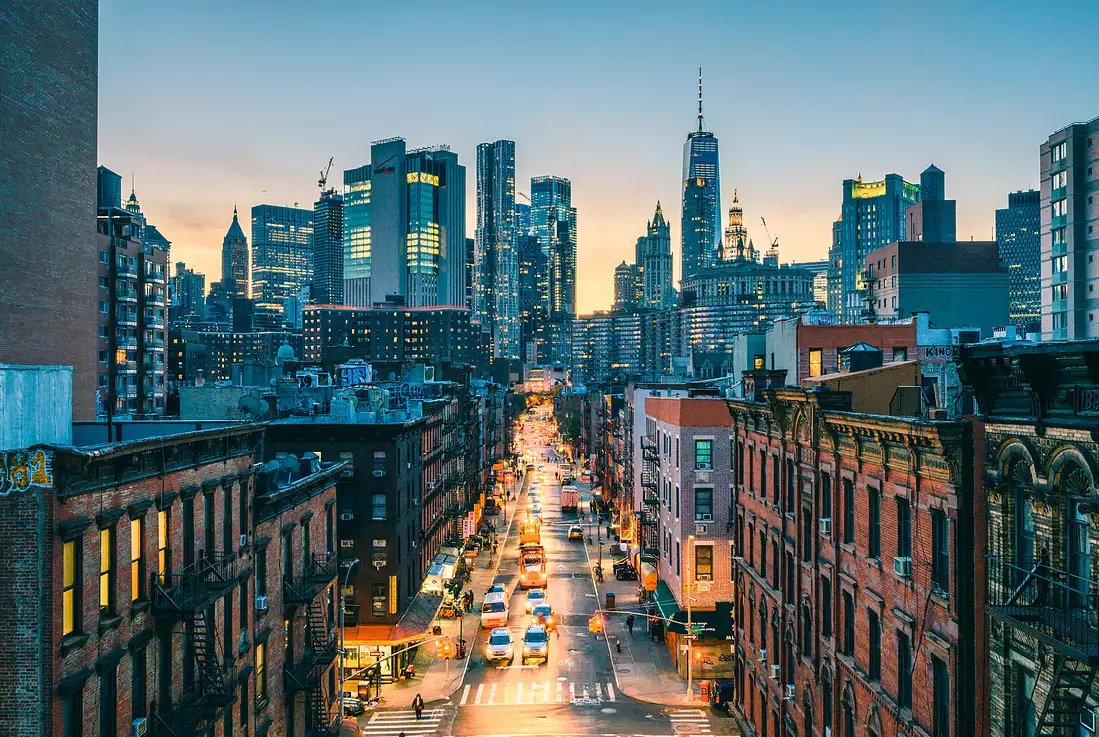
//> input picture TestingSource/pointTest_2.png, 1099 x 737 px, given in place of the camera
$ ./Moving_Track   (built with g++ and OpenCV 4)
//> lines starting //> are read from the running program, lines starting //| are printed output that depends on the picture; after the words box and inside, x2 and y2 are one past the last pixel; in counts of white or black regions, pixels touching at a corner belong together
#include <opencv2/opencv.hpp>
#include <iostream>
using namespace cv;
using namespace std;

// �Ʒ��� �ּ�ó�� -> ���ϴ� �������� ������

#define WEBCAM
bool mouse_is_pressing = false;
int start_x, start_y, end_x, end_y;
int step = 0;
Mat img_color;
Rect roi;
void swap(int* v1, int* v2) {
	int temp = *v1;
	*v1 = *v2;
}
void mouse_callback(int event, int x, int y, int flags, void* userdata)
{
	Mat img_result = img_color.clone();
	if (event == EVENT_LBUTTONDOWN) {
		step = 1;
		mouse_is_pressing = true;
		start_x = x;
		start_y = y;
	}
	else if (event == EVENT_MOUSEMOVE) {
		if (mouse_is_pressing) {
			end_x = x;
			end_y = y;
			step = 2;
		}
	}
	else if (event == EVENT_LBUTTONUP) {
		mouse_is_pressing = false;
		end_x = x;
		end_y = y;
		step = 3;
	}
}
int main()
{
	Mat img_hsv, img_mask, img_ROI;
	Mat objectHistogram;
	int channels[] = { 0 };
	int hsize[] = { 64 };
	float range1[] = { 0, 180 };
	const float* histRange[] = { range1 };
#ifdef WEBCAM
	VideoCapture cap(0);
#else
	VideoCapture cap("note.mp4");
#endif
	if (!cap.isOpened()) {
		cerr << "video ����\n";
		return -1;
	}
	namedWindow("Color", 1);
	setMouseCallback("Color", mouse_callback);
#ifndef WEBCAM
	Mat img_sceen;
	cap.read(img_sceen);
#endif
	while (1)
	{
#ifdef WEBCAM
		cap.read(img_color);
//> img_color is the input picture: 737 rows x 1099 cols, CV_8UC3; mean B, G, R 111.5, 108.8, 89.2
//> the left mouse button is pressed at (274, 184)
//> the mouse is dragged to (549, 368)
//> the mouse is dragged to (824, 552)
//> the button is released at (824, 552)
#else
		if (step == 4)
			cap.read(img_color);
		else
			img_sceen.copyTo(img_color);
#endif
		if (img_color.empty()) {
			cerr << "�� ������ ĸ��.\n";
			break;
		}
		switch (step)
		{
		case 1:
			circle(img_color, Point(start_x, start_y), 10, Scalar(0, 255, 0), -1);
			break;
		case 2:
			rectangle(img_color, Point(start_x, start_y), Point(end_x, end_y), Scalar(0, 255, 0), 3);
			break;
		case 3:
			if (start_x > end_x) {
				swap(&start_x, &end_x);
				swap(&start_y, &end_y);
			}
			roi = Rect(start_x, start_y, end_x - start_x, end_y - start_y);
			cvtColor(img_color, img_hsv, COLOR_BGR2HSV);
//> img_hsv: 737 rows x 1099 cols, CV_8UC3; mean H, S, V 77.4, 126.6, 126.5
			img_ROI = Mat(img_hsv, roi);
//> img_ROI: 368 rows x 550 cols, CV_8UC3; mean H, S, V 77.1, 145.8, 120
			inRange(img_ROI, Scalar(0., 60., 60.), Scalar(180., 255., 255.), img_mask);
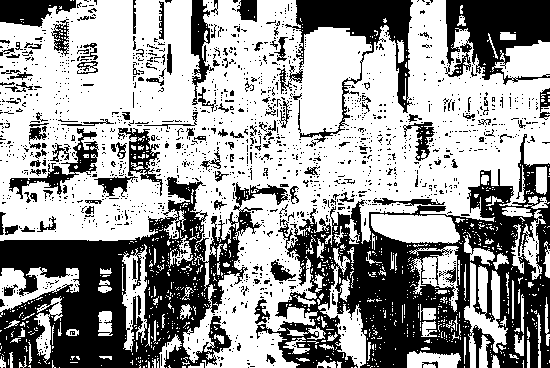
//> img_mask: 368 rows x 550 cols, CV_8UC1; 61.3% white; 1702 black regions (1561 under 20 px), largest, box (x1, y1, x2, y2) and area: (256, 134, 550, 368) 26572, (0, 177, 288, 368) 23340, (444, 0, 550, 85) 5528
			imshow("ROI", img_ROI);
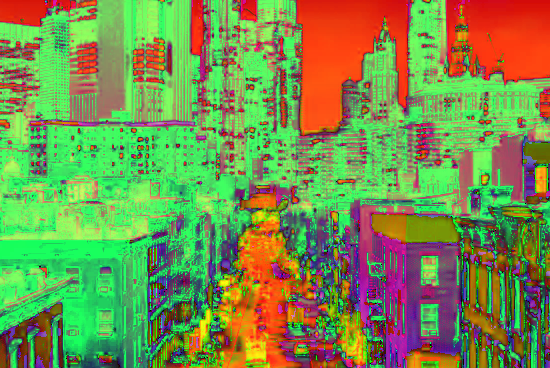
//> window 'ROI': 368 rows x 550 cols, CV_8UC3; mean B, G, R 77.1, 145.8, 120
			calcHist(&img_ROI, 1, channels, img_mask, objectHistogram, 1, hsize, histRange);
//> objectHistogram = 64 values, max 37607 at index 34, min 2 at index 53, mean 1939.2
			normalize(objectHistogram, objectHistogram, 0, 255, NORM_MINMAX);
//> objectHistogram = 64 values, max 255 at index 34, min 0 at index 53, mean 13.14
			step++;
			break;

		case 4:
			Mat bp;
			cvtColor(img_color, img_hsv, COLOR_BGR2HSV);
			calcBackProject(&img_hsv, 1, channels, objectHistogram, bp, histRange);
			// Tracking
			meanShift(bp, roi, TermCriteria(TermCriteria::EPS | TermCriteria::COUNT, 10, 1));
			rectangle(img_color, roi, Scalar(0, 0, 255), 2);
			break;
		}
		//if (step < 4)
		//cout <<
		//cout << step << endl;

		imshow("Color", img_color);
		if (waitKey(25) >= 0)
//> the Esc key is pressed
			break;
	}
	return 0;
}
